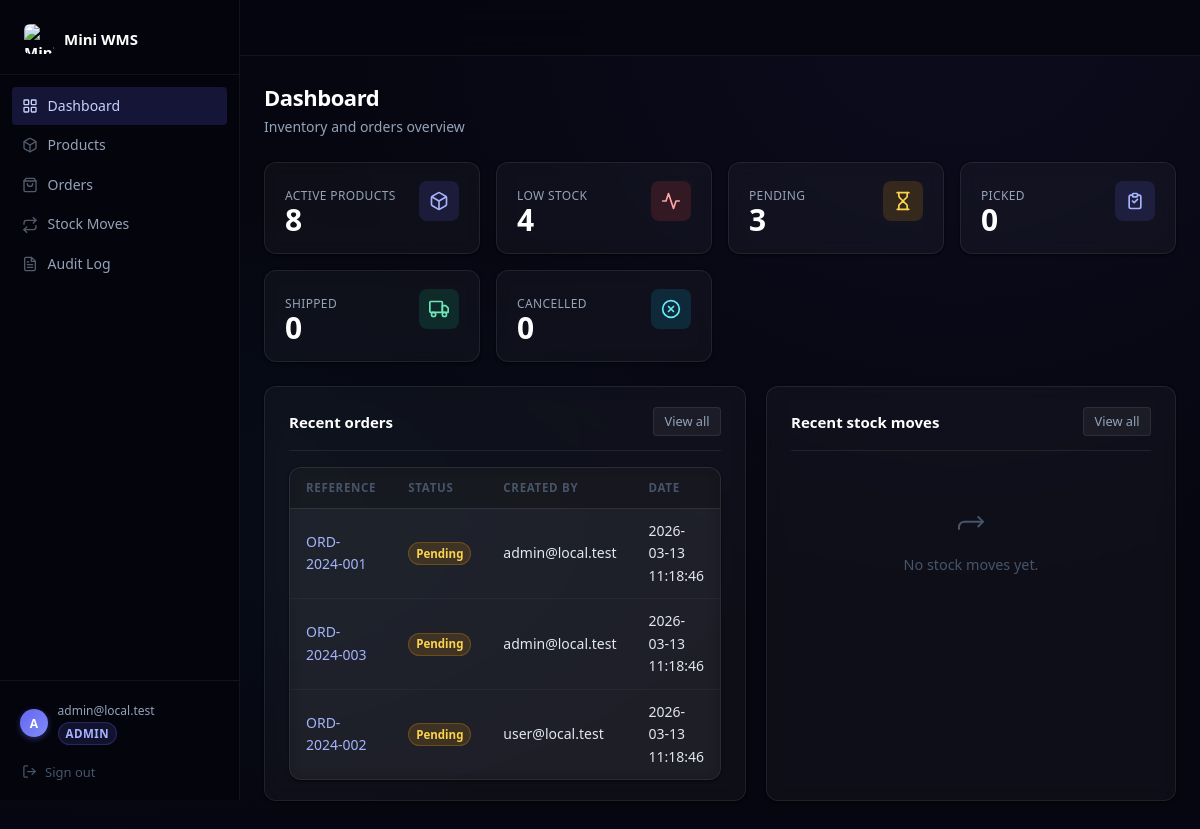
/dashboard.php (signed in), run on the app's committed database.
### tables this page shows
CREATE TABLE IF NOT EXISTS orders (
    id         INT UNSIGNED AUTO_INCREMENT PRIMARY KEY,
    reference  VARCHAR(64)  NOT NULL,
    status     ENUM('pending', 'picked', 'shipped', 'cancelled') NOT NULL DEFAULT 'pending',
    created_by INT UNSIGNED NOT NULL,
    created_at DATETIME NOT NULL DEFAULT CURRENT_TIMESTAMP,
    updated_at DATETIME NOT NULL DEFAULT CURRENT_TIMESTAMP ON UPDATE CURRENT_TIMESTAMP,
    UNIQUE KEY uq_orders_reference (reference),
    CONSTRAINT fk_orders_created_by FOREIGN KEY (created_by) REFERENCES users (id)
);

CREATE TABLE IF NOT EXISTS users (
    id            INT UNSIGNED AUTO_INCREMENT PRIMARY KEY,
    email         VARCHAR(255) NOT NULL,
    password_hash VARCHAR(255) NOT NULL,
    role          ENUM('admin', 'user') NOT NULL DEFAULT 'user',
    created_at    DATETIME NOT NULL DEFAULT CURRENT_TIMESTAMP,
    UNIQUE KEY uq_users_email (email)
);

### app/config/db.php (called while the page is built, shortened)
<?php
function db(): PDO
{
    static $pdo = null;
    if ($pdo !== null) {
        return $pdo;
    }
    $host = $_ENV['DB_HOST'] ?? '127.0.0.1';
    $port = $_ENV['DB_PORT'] ?? '3306';
    $name = $_ENV['DB_NAME'] ?? 'mini_wms';
    $user = $_ENV['DB_USER'] ?? 'root';
    $pass = $_ENV['DB_PASS'] ?? '';
    $dsn = "mysql:host={$host};port={$port};dbname={$name};charset=utf8mb4";
    try {
        $pdo = new PDO($dsn, $user, $pass, [
            PDO::ATTR_ERRMODE            => PDO::ERRMODE_EXCEPTION,
            PDO::ATTR_DEFAULT_FETCH_MODE => PDO::FETCH_ASSOC,
            PDO::ATTR_EMULATE_PREPARES   => false,
            PDO::MYSQL_ATTR_INIT_COMMAND => "SET NAMES utf8mb4 COLLATE utf8mb4_unicode_ci",
        ]);
    } catch (PDOException $e) {
        error_log('[DB] Connection failed: ' . $e->getMessage(), 3, LOG_PATH);
        throw new RuntimeException('Database connection failed');
    }
    return $pdo;
}

### app/models/Product.php (called while the page is built, shortened)
<?php
class Product
{
    public static function countLowStock(): int
    {
        $stmt = db()->query('SELECT COUNT(*) FROM products WHERE stock <= threshold');
        return (int) $stmt->fetchColumn();
    }
    public static function total(): int
    {
        $stmt = db()->query('SELECT COUNT(*) FROM products');
        return (int) $stmt->fetchColumn();
    }
}

### app/lib/auth.php (called while the page is built, shortened)
<?php
function e(string $s): string
{
    return htmlspecialchars($s, ENT_QUOTES | ENT_SUBSTITUTE, 'UTF-8');
}

### app/models/Order.php (called while the page is built, shortened)
<?php
class Order
{
    public static function countByStatus(): array
    {
        $stmt = db()->query(
            "SELECT status, COUNT(*) AS cnt FROM orders GROUP BY status"
        );
        $rows = $stmt->fetchAll();
        $result = ['pending' => 0, 'picked' => 0, 'shipped' => 0, 'cancelled' => 0];
        foreach ($rows as $row) {
            $result[$row['status']] = (int) $row['cnt'];
        }
        return $result;
    }
    public static function recent(int $limit = 5): array
    {
        $stmt = db()->prepare(
            'SELECT o.*, u.email AS creator_email
             FROM orders o
             JOIN users u ON o.created_by = u.id
             ORDER BY o.created_at DESC
             LIMIT :limit'
        );
        $stmt->bindValue(':limit', $limit, PDO::PARAM_INT);
        $stmt->execute();
        return $stmt->fetchAll();
    }
}

### public/dashboard.php (the view, shortened to what this page needs)
<?php
try {
    $totalProducts   = Product::total();
    $lowStockCount   = Product::countLowStock();
    $ordersByStatus  = Order::countByStatus();
    $recentOrders    = Order::recent(5);
    $recentMoves     = StockMove::recent(5);
} catch (\Throwable $e) {
    error_log('[dashboard] ' . $e->getMessage(), 3, LOG_PATH);
    $totalProducts  = $lowStockCount = 0;
    $ordersByStatus = ['pending' => 0, 'picked' => 0, 'shipped' => 0, 'cancelled' => 0];
    $recentOrders   = $recentMoves = [];
}
$statusLabels = [
    'pending'   => 'Pending',
    'picked'    => 'Picked',
    'shipped'   => 'Shipped',
    'cancelled' => 'Cancelled',
];
$statusColors = [
    'pending'   => 'warning',
    'picked'    => 'primary',
    'shipped'   => 'success',
    'cancelled' => 'danger',
];
?>
<div class="page-header">
    <div>
        <h1 class="page-title">Dashboard</h1>
        <p class="page-subtitle">Inventory and orders overview</p>
    </div>
</div>
<div class="kpi-grid">
    <div class="kpi-card kpi-accent--blue">
        <div class="kpi-inner">
            <div class="kpi-body">
                <div class="kpi-label">Active products</div>
                <div class="kpi-value"><?= e((string)$totalProducts) ?></div>
            </div>
            <div class="kpi-icon kpi-blue">
            </div>
        </div>
    </div>
    <div class="kpi-card <?= $lowStockCount > 0 ? 'kpi-accent--danger' : 'kpi-accent--success' ?>">
        <div class="kpi-inner">
            <div class="kpi-body">
                <div class="kpi-label">Low stock</div>
                <div class="kpi-value"><?= e((string)$lowStockCount) ?></div>
            </div>
            <div class="kpi-icon <?= $lowStockCount > 0 ? 'kpi-red' : 'kpi-green' ?>">
                <svg width="20" height="20" viewBox="0 0 24 24" fill="none" stroke="currentColor" stroke-width="2" stroke-linecap="round" stroke-linejoin="round">
                    <polyline points="22 12 18 12 15 21 9 3 6 12 2 12"/>
                </svg>
            </div>
        </div>
    </div>
    <div class="kpi-card kpi-accent--warning">
        <div class="kpi-inner">
            <div class="kpi-body">
                <div class="kpi-label">Pending</div>
                <div class="kpi-value"><?= e((string)$ordersByStatus['pending']) ?></div>
            </div>
            <div class="kpi-icon kpi-amber">
            </div>
        </div>
    </div>
    <div class="kpi-card kpi-accent--blue">
        <div class="kpi-inner">
            <div class="kpi-body">
                <div class="kpi-label">Picked</div>
                <div class="kpi-value"><?= e((string)$ordersByStatus['picked']) ?></div>
            </div>
            <div class="kpi-icon kpi-blue">
                <svg width="20" height="20" viewBox="0 0 24 24" fill="none" stroke="currentColor" stroke-width="2" stroke-linecap="round" stroke-linejoin="round">
                    <path d="M9 5H7a2 2 0 0 0-2 2v12a2 2 0 0 0 2 2h10a2 2 0 0 0 2-2V7a2 2 0 0 0-2-2h-2"/>
                    <rect x="9" y="3" width="6" height="4" rx="1"/>
                    <path d="m9 12 2 2 4-4"/>
                </svg>
            </div>
        </div>
    </div>
    <div class="kpi-card kpi-accent--success">
        <div class="kpi-inner">
            <div class="kpi-body">
                <div class="kpi-label">Shipped</div>
                <div class="kpi-value"><?= e((string)$ordersByStatus['shipped']) ?></div>
            </div>
            <div class="kpi-icon kpi-green">
                <svg width="20" height="20" viewBox="0 0 24 24" fill="none" stroke="currentColor" stroke-width="2" stroke-linecap="round" stroke-linejoin="round">
                    <rect x="1" y="3" width="15" height="13" rx="1"/>
                    <path d="M16 8h4l3 3v5h-7V8z"/>
                    <circle cx="5.5" cy="18.5" r="2.5"/>
                    <circle cx="18.5" cy="18.5" r="2.5"/>
                </svg>
            </div>
        </div>
    </div>
    <div class="kpi-card kpi-accent--cyan">
        <div class="kpi-inner">
            <div class="kpi-body">
                <div class="kpi-label">Cancelled</div>
                <div class="kpi-value"><?= e((string)($ordersByStatus['cancelled'] ?? 0)) ?></div>
            </div>
            <div class="kpi-icon kpi-cyan">
                <svg width="20" height="20" viewBox="0 0 24 24" fill="none" stroke="currentColor" stroke-width="2" stroke-linecap="round" stroke-linejoin="round">
                    <circle cx="12" cy="12" r="10"/>
                    <line x1="15" y1="9" x2="9" y2="15"/>
                    <line x1="9" y1="9" x2="15" y2="15"/>
                </svg>
            </div>
        </div>
    </div>
</div>
<div class="dashboard-grid">
    <div class="card">
        <div class="card-header">
            <h2 class="card-title">Recent orders</h2>
            <a href="orders.php" class="btn btn-sm btn-outline">View all</a>
        </div>
        <?php if (empty($recentOrders)): ?>
            <div class="empty-state">
                <svg width="32" height="32" viewBox="0 0 24 24" fill="none" stroke="currentColor" stroke-width="1.5"><path d="M6 2 3 6v14a2 2 0 0 0 2 2h14a2 2 0 0 0 2-2V6l-3-4z"/><line x1="3" y1="6" x2="21" y2="6"/></svg>
                <p>No orders yet.</p>
            </div>
        <?php else: ?>
        <div class="table-wrap">
        <table class="table">
            <thead>
                <tr>
                    <th>Reference</th>
                    <th>Status</th>
                    <th>Created by</th>
                    <th>Date</th>
                </tr>
            </thead>
            <tbody>
            <?php foreach ($recentOrders as $order): ?>
                <tr data-href="order_view.php?id=<?= (int)$order['id'] ?>">
                    <td><a href="order_view.php?id=<?= (int)$order['id'] ?>"><?= e($order['reference']) ?></a></td>
                    <td><span class="badge badge-<?= e($statusColors[$order['status']] ?? 'secondary') ?>"><?= e($statusLabels[$order['status']] ?? $order['status']) ?></span></td>
                    <td class="text-muted"><?= e($order['creator_email']) ?></td>
                    <td class="text-muted"><?= e($order['created_at']) ?></td>
                </tr>
            <?php endforeach; ?>
            </tbody>
        </table>
        </div>
        <?php endif; ?>
    </div>
    <div class="card">
        <div class="card-header">
            <h2 class="card-title">Recent stock moves</h2>
            <a href="stock_moves.php" class="btn btn-sm btn-outline">View all</a>
        </div>
        <?php if (empty($recentMoves)): ?>
            <div class="empty-state">
                <svg width="32" height="32" viewBox="0 0 24 24" fill="none" stroke="currentColor" stroke-width="1.5"><polyline points="17 1 21 5 17 9"/><path d="M3 11V9a4 4 0 0 1 4-4h14"/></svg>
                <p>No stock moves yet.</p>
            </div>
        <?php endif; ?>
    </div>
</div>
<?php
include dirname(__DIR__) . '/app/views/layout.php';

### data on the page
orders: reference "ORD-2024-001", status "Pending", created_by.email "admin@local.test", created_at "2026-03-13 11:18:46"
orders: reference "ORD-2024-003", status "Pending", created_by.email "admin@local.test", created_at "2026-03-13 11:18:46"
orders: reference "ORD-2024-002", status "Pending", created_by.email "user@local.test", created_at "2026-03-13 11:18:46"

### other printed values
substr($currentUser['email'] ?? 'U', 0, 1) "A"
$currentUser['email'] "admin@local.test"
$currentUser['role'] "ADMIN"
$totalProducts "8"
$lowStockCount "4"
$ordersByStatus['pending'] "3"
$ordersByStatus['picked'] "0"
$ordersByStatus['shipped'] "0"
$ordersByStatus['cancelled'] "0"
